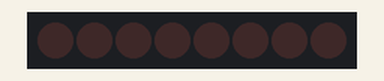
The sketch below on a simulated Arduino Uno, built with avr-gcc and run on an emulated ATmega328P. Parts: 8 shift-register outputs drawn as a row of LEDs (first output left, lit = HIGH). Wiring (inferred from the names in the program): shift register (74HC595): data pin 11; shift clock pin 12; latch pin 8. Wiring (inferred from the signals the program sends): row of LEDs: on Q0, Q1, Q2, Q3, Q4, Q5, Q6, Q7.

Above: at 0.2 s.
At 1.2 s:
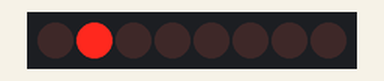
At 1.7 s:
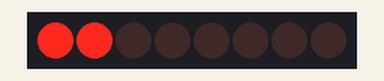
At 3.2 s:
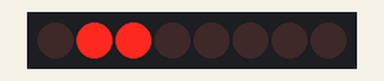
At 5.7 s:
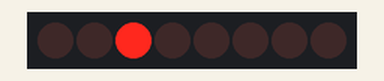
At 7.7 s:
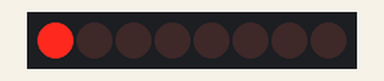
Timing chart, 0 to 8.1 s (numbered marks = the images above):
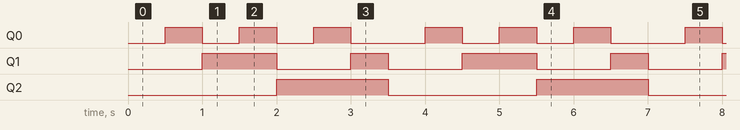

Measured:
- by itself, Q0: repeats every 3.5 s: 2 × (LOW 0.50 s, HIGH 0.50 s), LOW 1.0 s, HIGH 0.50 s
- by itself, Q1: repeats every 3.5 s: LOW 1.0 s, HIGH 0.50 s, LOW 1.0 s, HIGH 1.0 s
- by itself, Q2: alternates HIGH for 1.5 s and LOW for 2.0 s

The sketch:

sdreg.ino
```cpp
//**************************************************************//
//  Name    : shiftOutCode, Hello World
//  Author  : Carlyn Maw,Tom Igoe, David A. Mellis
//  Date    : 25 Oct, 2006
//  Modified: 23 Mar 2010
//  Version : 2.0
//  Notes   : Программа использует один сдвиговый регистр 74HC595
//          : для вывода значений от 0 до 255
//****************************************************************

//Пин подключен к ST_CP входу 74HC595
int latchPin = 8;
//Пин подключен к SH_CP входу 74HC595
int clockPin = 12;
//Пин подключен к DS входу 74HC595
int dataPin = 11;


void setup() {
  //устанавливаем режим OUTPUT
  pinMode(latchPin, OUTPUT);
  pinMode(clockPin, OUTPUT);
  pinMode(dataPin, OUTPUT);
}

void loop() {
  // отсчитываем от 0 до 255  и отображаем значение на светодиоде
  for (int numberToDisplay = 0; numberToDisplay < B111; numberToDisplay++) {
    // устанавливаем синхронизацию "защелки" на LOW
    digitalWrite(latchPin, LOW);
    // передаем последовательно на dataPin
    shiftOut(dataPin, clockPin, MSBFIRST, numberToDisplay);

    //"защелкиваем" регистр, тем самым устанавливая значения на выходах
    digitalWrite(latchPin, HIGH);
    // пауза перед следующей итерацией
    delay(500);
  }
}
```
